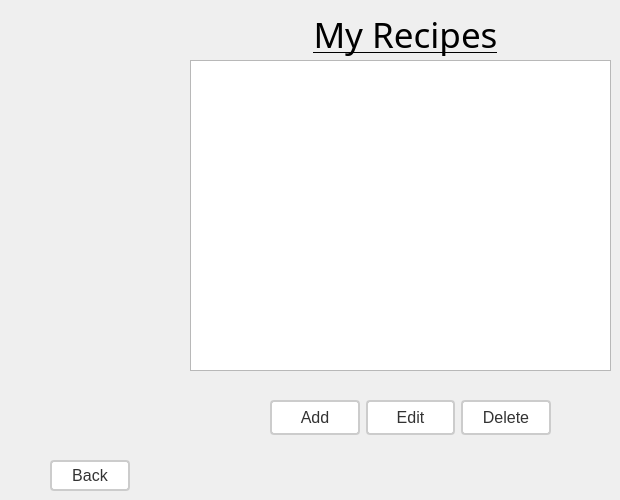
      <widget class="QWidget" name="MyRecipe">
       <widget class="QPushButton" name="backButton_10">
        <property name="geometry">
         <rect>
          <x>50</x>
          <y>460</y>
          <width>80</width>
          <height>31</height>
         </rect>
        </property>
        <property name="styleSheet">
         <string notr="true">QPushButton {
  border: 2px solid #ccc; /* add a border */
  border-radius: 4px; /* round the corners */
  font-size: 16px; /* increase font size */
  padding: 6px 12px; /* add some padding */
  background-color: #fff; /* set background color */
  color: #333; /* set font color */
  font-family: &quot;Times New Roman&quot;, Times, serif; /* set font family */
}

QPushButton:hover {
  background-color: #eee; /* change background color when hovered */
}

QPushButton:pressed {
  background-color: #ccc; /* change background color when pressed */
}
</string>
        </property>
        <property name="text">
         <string>Back</string>
        </property>
       </widget>
       <widget class="QWidget" name="gridLayoutWidget_8">
        <property name="geometry">
         <rect>
          <x>270</x>
          <y>380</y>
          <width>281</width>
          <height>76</height>
         </rect>
        </property>
        <layout class="QGridLayout" name="gridLayout_6">
         <item row="0" column="0">
          <widget class="QPushButton" name="myAddRecipeButton">
           <property name="styleSheet">
            <string notr="true">QPushButton {
  border: 2px solid #ccc; /* add a border */
  border-radius: 4px; /* round the corners */
  font-size: 16px; /* increase font size */
  padding: 6px 12px; /* add some padding */
  background-color: #fff; /* set background color */
  color: #333; /* set font color */
  font-family: &quot;Times New Roman&quot;, Times, serif; /* set font family */
}

QPushButton:hover {
  background-color: #eee; /* change background color when hovered */
}

QPushButton:pressed {
  background-color: #ccc; /* change background color when pressed */
}
</string>
           </property>
           <property name="text">
            <string>Add</string>
           </property>
          </widget>
         </item>
         <item row="0" column="1">
          <widget class="QPushButton" name="myEditRecipeButton">
           <property name="styleSheet">
            <string notr="true">QPushButton {
  border: 2px solid #ccc; /* add a border */
  border-radius: 4px; /* round the corners */
  font-size: 16px; /* increase font size */
  padding: 6px 12px; /* add some padding */
  background-color: #fff; /* set background color */
  color: #333; /* set font color */
  font-family: &quot;Times New Roman&quot;, Times, serif; /* set font family */
}

QPushButton:hover {
  background-color: #eee; /* change background color when hovered */
}

QPushButton:pressed {
  background-color: #ccc; /* change background color when pressed */
}
</string>
           </property>
           <property name="text">
            <string>Edit</string>
           </property>
          </widget>
         </item>
         <item row="0" column="2">
          <widget class="QPushButton" name="myDeleteRecipeButton">
           <property name="styleSheet">
            <string notr="true">QPushButton {
  border: 2px solid #ccc; /* add a border */
  border-radius: 4px; /* round the corners */
  font-size: 16px; /* increase font size */
  padding: 6px 12px; /* add some padding */
  background-color: #fff; /* set background color */
  color: #333; /* set font color */
  font-family: &quot;Times New Roman&quot;, Times, serif; /* set font family */
}

QPushButton:hover {
  background-color: #eee; /* change background color when hovered */
}

QPushButton:pressed {
  background-color: #ccc; /* change background color when pressed */
}
</string>
           </property>
           <property name="text">
            <string>Delete</string>
           </property>
          </widget>
         </item>
        </layout>
       </widget>
       <widget class="QLabel" name="myRecipeLabel">
        <property name="geometry">
         <rect>
          <x>290</x>
          <y>10</y>
          <width>231</width>
          <height>51</height>
         </rect>
        </property>
        <property name="font">
         <font>
          <family>Tempus Sans ITC</family>
          <pointsize>26</pointsize>
          <underline>true</underline>
         </font>
        </property>
        <property name="text">
         <string>My Recipes</string>
        </property>
        <property name="alignment">
         <set>Qt::AlignHCenter|Qt::AlignTop</set>
        </property>
       </widget>
       <widget class="QListView" name="listView_2">
        <property name="geometry">
         <rect>
          <x>190</x>
          <y>60</y>
          <width>421</width>
          <height>311</height>
         </rect>
        </property>
       </widget>
      </widget>
